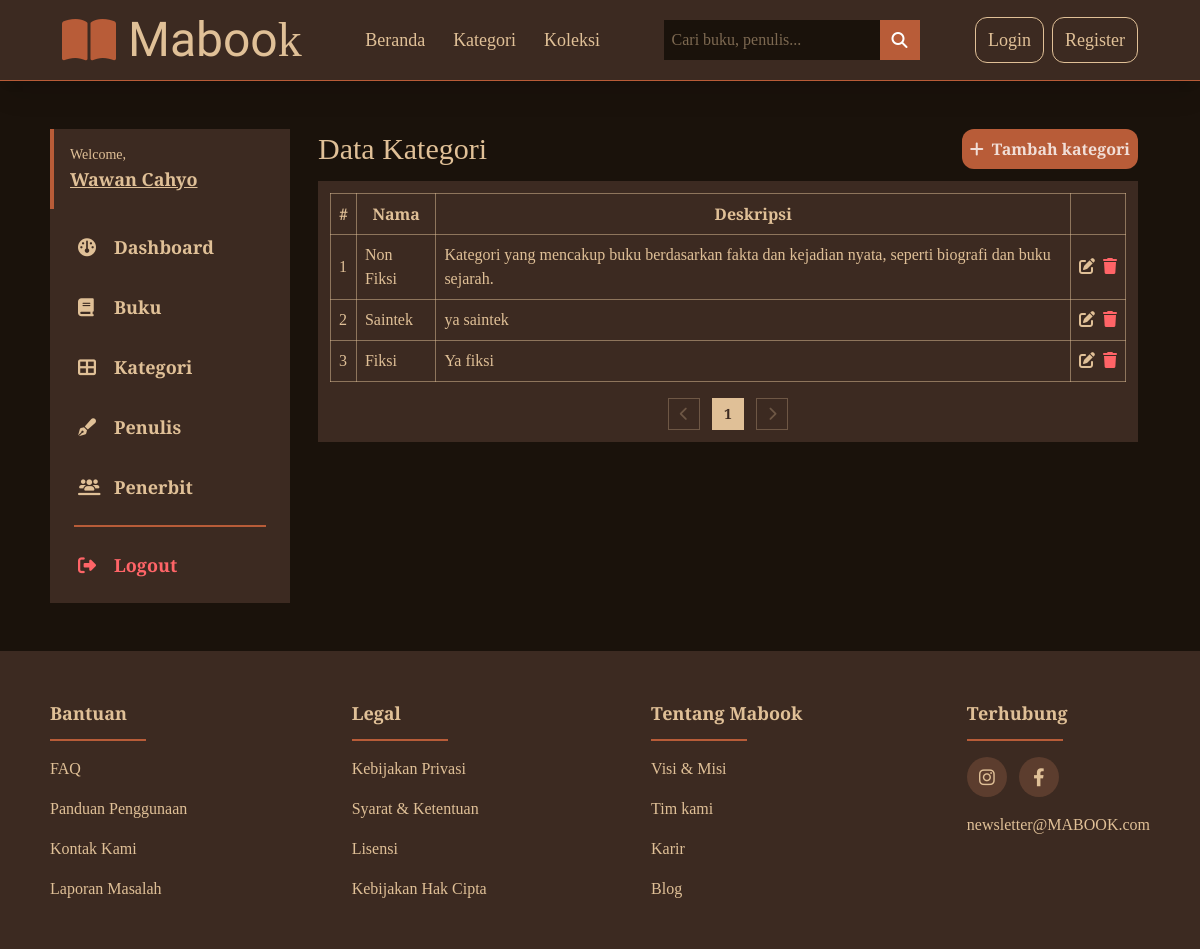
The app's page /admin/categories.php with its own data.
### tables this page shows
CREATE TABLE `categories` (
  `id` bigint UNSIGNED NOT NULL,
  `name` varchar(255) NOT NULL,
  `description` mediumtext NOT NULL
);

### functions/categories.php (called while the page is built, shortened)
<?php
require_once __DIR__ . '/../config/db.php';
function listCategories($filters, $pagination)
{
    global $conn;
    $whereQuery = "";
    $params = [];
    $types = [];
    $limit = $pagination['limit'] ?? 10;
    $page = $pagination['page'] ?? 1;
    $offset = ($page - 1) * $limit;
    $sql = "SELECT * FROM categories $whereQuery ORDER BY id DESC LIMIT ? OFFSET ?";
    $stmt = $conn->prepare($sql);
    if (!empty($params)) {
        $types .= 'ii';
        $params = array_merge($params, [$limit, $offset]);
        $stmt->bind_param($types, ...$params);
    } else {
        $stmt->bind_param('ii', $limit, $offset);
    }
    $stmt->execute();
    return $stmt->get_result()->fetch_all(MYSQLI_ASSOC);
}
function countCategories($filters)
{
    global $conn;
    $whereQuery = "";
    $stmt = $conn->prepare("SELECT COUNT(*) AS total FROM categories $whereQuery");
    $stmt->execute();
    $data = $stmt->get_result()->fetch_assoc();
    return $data['total'] ?? 0;
}

### admin/categories.php (the view, shortened to what this page needs)
<?php require_once(__DIR__ . '/../functions/categories.php') ?>
<?php
$filters = [];
$page = $_GET['page'] ?? 1;
$limit = $_GET['limit'] ?? 10;
$categories = listCategories($filters, ['page' => $page, 'limit' => $limit]);
$countCategories = countCategories($filters);
$totalPage = ceil($countCategories / $limit);
?>
<!DOCTYPE html>
<html lang="en">
<head>
    <link rel="stylesheet" href="https://cdnjs.cloudflare.com/ajax/libs/font-awesome/6.4.0/css/all.min.css">
    <link rel="stylesheet" href="/mabook/src/output.css">
</head>
<body class="bg-[url('https://www.transparenttextures.com/patterns/black-paper.png')] bg-[#1A120B]">
    <?php require_once(__DIR__ . '/../include/header.php') ?>
    <div class="w-11/12 max-w-[1200px] mx-auto mt-12 flex items-start gap-4 relative">
        <?php require_once(__DIR__ . '/../include/admin-sidebar.php') ?>
        <div class="w-full px-3">
            <div>
                <div class="font-crimson text-mabook-light flex justify-between items-center">
                    <div class="text-3xl">Data Kategori</div>
                    <a href="category-create.php" class="bg-mabook-midtone text-white/80 p-2 rounded-xl duration-200 hover:-translate-y-0.5 active:translate-y-1">
                        <div class="flex gap-2 items-center font-semibold">
                            <i class="fas fa-plus"></i>
                            Tambah kategori
                        </div>
                    </a>
                </div>
                <div class="bg-mabook-primary w-full p-3 mt-3">
                    <table class="border-collapse border border-mabook-light/40 table-auto w-full font-crimson text-mabook-light">
                        <thead>
                            <tr>
                                <th class="p-2 border border-mabook-light/50">#</th>
                                <th class="p-2 border border-mabook-light/50">Nama</th>
                                <th class="p-2 border border-mabook-light/50">Deskripsi</th>
                                <th class="p-2 border border-mabook-light/50"></th>
                            </tr>
                        </thead>
                        <tbody>
                            <?php foreach ($categories as $index => $category): ?>
                                <tr>
                                    <td class="p-2 border border-mabook-light/50"><?= $index + 1 ?></td>
                                    <td class="p-2 border border-mabook-light/50"><?= $category['name'] ?></td>
                                    <td class="p-2 border border-mabook-light/50"><?= $category['description'] ?></td>
                                    <td class="p-2 border border-mabook-light/50">
                                        <div class="flex gap-2">
                                            <a href="category-update.php?id=<?= $category['id'] ?>"><i class="fas fa-edit"></i></a>
<form action="categories.php" method="POST" onsubmit="return confirm('Anda yakin?')">
    <button type="submit" class="cursor-pointer"><i class="fas fa-trash text-red-400"></i></button>
</form>
                                        </div>
                                    </td>
                                </tr>
                            <?php endforeach; ?>
                        </tbody>
                    </table>
                    <div class="flex gap-3 justify-center mt-4">
                        <button onclick="window.location='categories.php?page=<?= $page - 1 ?>'" <?= $page <= 1 ? 'disabled' : '' ?> class="mabook-pagination-item disabled:!border-mabook-light/30  disabled:!text-mabook-light/30 cursor-pointer"><i class="fas fa-chevron-left"></i></button>
                        <?php for ($i = 0; $i < $totalPage; $i++): ?>
                            <a href="categories.php?page=<?= $i + 1 ?>" class="mabook-pagination-item <?= $page == $i + 1 ? '!bg-mabook-light !text-mabook-primary' : '' ?>"><?= $i + 1 ?></a>
                        <?php endfor; ?>
                        <button onclick="window.location='categories.php?page=<?= $page + 1 ?>'" <?= $page >= $totalPage ? 'disabled' : '' ?> class="mabook-pagination-item disabled:!border-mabook-light/30  disabled:!text-mabook-light/30 cursor-pointer"><i class="fas fa-chevron-right"></i></button>
                    </div>
                </div>
            </div>
        </div>
    </div>
    <?php require_once(__DIR__ . '/../include/footer.php') ?>
</body>
</html>

### records on screen
categories: name "Non Fiksi", description "Kategori yang mencakup buku berdasarkan fakta dan kejadian nyata, seperti biografi dan buku sejarah."
categories: name "Saintek", description "ya saintek"
categories: name "Fiksi", description "Ya fiksi"
